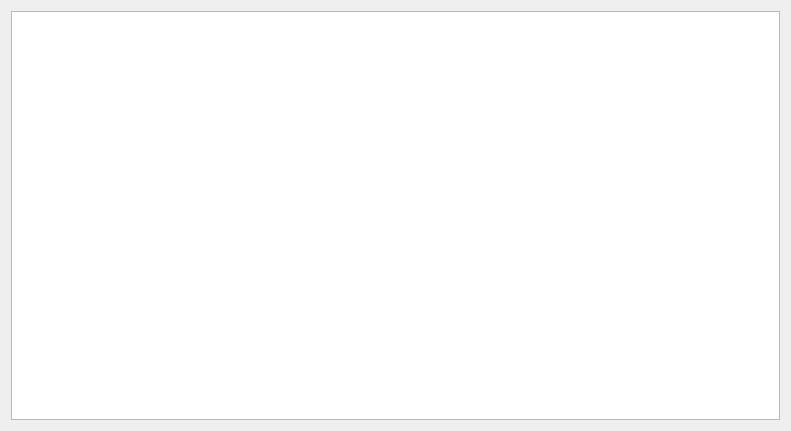
<?xml version="1.0" encoding="UTF-8"?>
<ui version="4.0">
 <class>SubWindow</class>
 <widget class="QWidget" name="SubWindow">
  <property name="geometry">
   <rect>
    <x>0</x>
    <y>0</y>
    <width>791</width>
    <height>431</height>
   </rect>
  </property>
  <property name="windowTitle">
   <string>Form</string>
  </property>
  <layout class="QHBoxLayout" name="horizontalLayout">
   <item>
    <widget class="QGraphicsView" name="graphicsView"/>
   </item>
  </layout>
 </widget>
 <resources/>
 <connections/>
</ui>
